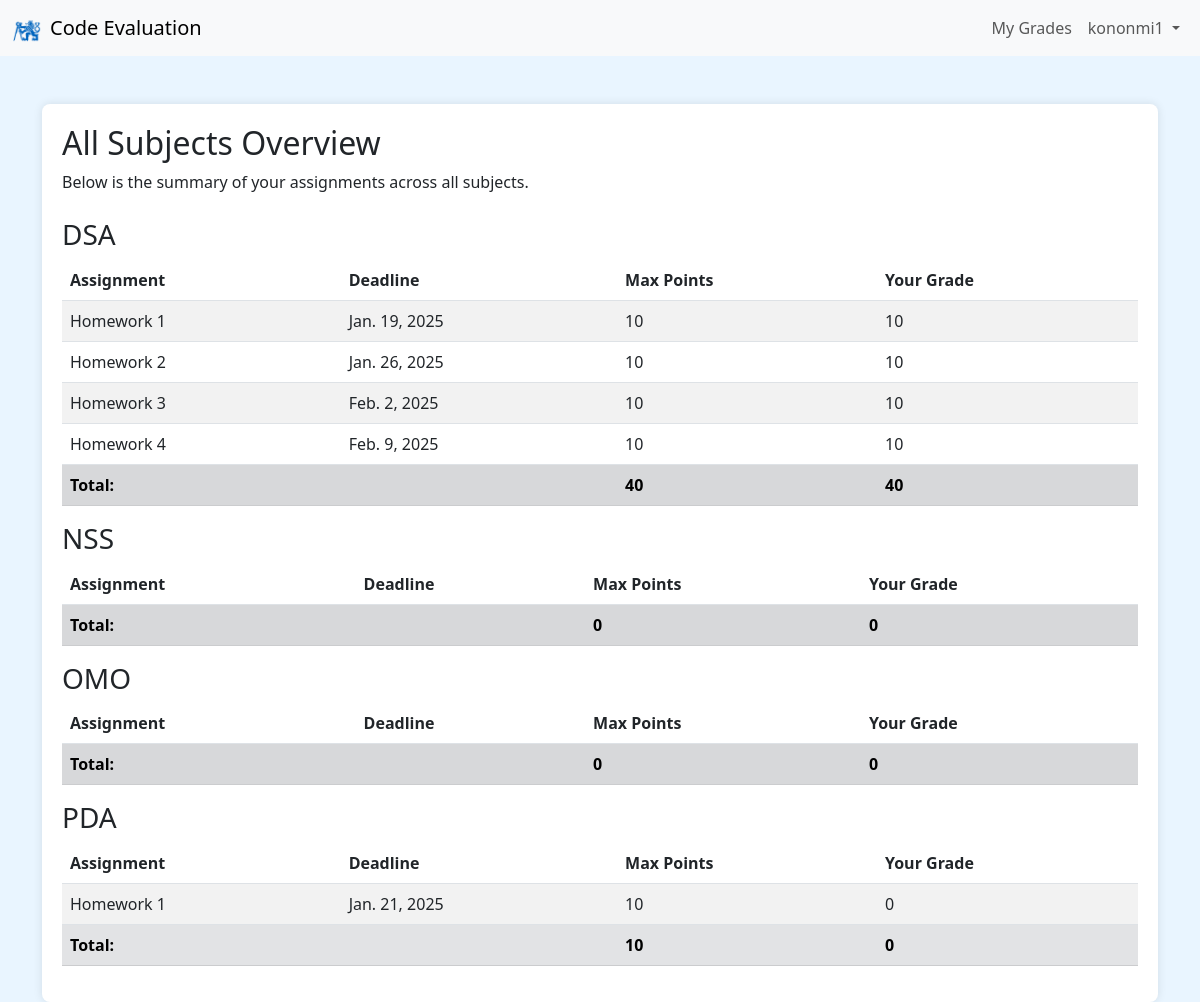
Page /grades-overview/ (signed in) on the committed database.
### upload/models.py (models this page shows, shortened)
class Subject(models.Model):
    name = models.CharField(max_length=100)
    description = models.TextField()

class Assignment(models.Model):
    subject = models.ForeignKey(Subject, on_delete=models.CASCADE, related_name='assignments')
    name = models.CharField(max_length=100)
    description = models.TextField()
    deadline = models.DateField()
    number = models.PositiveIntegerField()
    max_points = models.PositiveIntegerField(default=10, help_text="Maximum points for this assignment.")
    max_uploads = models.PositiveIntegerField(default=20, help_text="Maximum number of downloads for a student.")

### upload/views.py (the view)
# urls.py: path('grades-overview/', views.grades_overview, name='grades_overview'),
@login_required
def grades_overview(request):
    user = request.user
    subjects = Subject.objects.all().order_by('name')
    subject_data = []
    for subj in subjects:
        assignment_rows = []
        total_subject_max = 0
        total_subject_user = 0
        for asg in subj.assignments.all().order_by('deadline'):
            docs = asg.documents.filter(user=user)
            best_doc = docs.order_by('-grade').first()
            user_grade = 0
            if best_doc:
                user_grade = best_doc.grade
            assignment_rows.append({
                'assignment': asg,
                'deadline': asg.deadline,
                'max_points': asg.max_points,
                'user_grade': user_grade,
            })
            total_subject_max += asg.max_points
            total_subject_user += user_grade
        subject_data.append({
            'subject': subj,
            'assignments': assignment_rows,
            'subject_max': total_subject_max,
            'subject_user': total_subject_user,
        })
    return render(request, 'upload/grades_overview.html', {
        'subject_data': subject_data,
    })

### upload/context_processors.py (called while the page is built)
def is_teacher_context(request):
    if request.user.is_authenticated:
        is_teacher_flag = request.user.is_superuser or request.user.groups.filter(name="Teachers").exists()
    else:
        is_teacher_flag = False
    return {
        'is_teacher_flag': is_teacher_flag
    }

### upload/templates/upload/grades_overview.html
{% extends 'upload/base.html' %}
{% load crispy_forms_tags %}
{% block content %}
<div class="content-container">
    <h2>All Subjects Overview</h2>
    <p class="mb-4">Below is the summary of your assignments across all subjects.</p>
    {% for subject_info in subject_data %}
        <h3>{{ subject_info.subject.name }}</h3>
        <table class="table table-striped">
            <thead>
                <tr>
                    <th>Assignment</th>
                    <th>Deadline</th>
                    <th>Max Points</th>
                    <th>Your Grade</th>
                </tr>
            </thead>
            <tbody>
                {% for row in subject_info.assignments %}
                <tr>
                    <td>{{ row.assignment.name }}</td>
                    <td>{{ row.deadline }}</td>
                    <td>{{ row.max_points }}</td>
                    <td>{{ row.user_grade }}</td>
                </tr>
                {% endfor %}
                <tr class="table-secondary">
                    <td colspan="2"><strong>Total:</strong></td>
                    <td><strong>{{ subject_info.subject_max }}</strong></td>
                    <td><strong>{{ subject_info.subject_user }}</strong></td>
                </tr>
            </tbody>
        </table>
    {% endfor %}
</div>
{% endblock %}

### upload/templates/upload/base.html (shortened to what this page needs)
{% load crispy_forms_tags static %}
<!DOCTYPE html>
<html lang="en">
<head>
    <link href="https://cdn.jsdelivr.net/npm/bootstrap@5.3.0/dist/css/bootstrap.min.css" rel="stylesheet">
</head>
<body>
    <nav class="navbar navbar-expand-lg navbar-light bg-light">
        <div class="container-fluid">
            <a class="navbar-brand d-flex align-items-center" href="{% url 'upload:subject_list' %}">
                <img src="{% static 'CVUT_znak.png' %}" alt="Logo" width="30" height="30" class="d-inline-block align-text-top me-2">
                Code Evaluation
            </a>
            <div class="collapse navbar-collapse" id="navbarNav">
                <ul class="navbar-nav ms-auto">
                    {% if user.is_authenticated %}
                        <li class="nav-item">
                            <a class="nav-link" href="{% url 'upload:grades_overview' %}">My Grades</a>
                        </li>
                        <li class="nav-item dropdown">
                            <a class="nav-link dropdown-toggle" href="#" id="userDropdown" role="button" data-bs-toggle="dropdown" aria-expanded="false">
                                {{ user.username }}
                            </a>
                        </li>
                    {% endif %}
                </ul>
            </div>
        </div>
    </nav>
    <div class="container mt-5">
        {% block content %}
        {% endblock %}
    </div>
</body>
</html>

### upload/templates/upload/base.html (style rules this page uses)
body { background-color: #e9f5ff; }
.content-container { background-color: white; padding: 20px; border-radius: 8px; box-shadow: 0 0 10px rgba(0, 0, 0, 0.1); }

### rows in the picture
Subject: subject.name "DSA", subject_max "40", subject_user "40"
Assignment: assignment.name "Homework 1", deadline "Jan. 19, 2025", max_points "10", user_grade "10"
Assignment: assignment.name "Homework 2", deadline "Jan. 26, 2025", max_points "10", user_grade "10"
Assignment: assignment.name "Homework 3", deadline "Feb. 2, 2025", max_points "10", user_grade "10"
Assignment: assignment.name "Homework 4", deadline "Feb. 9, 2025", max_points "10", user_grade "10"
Subject: subject.name "NSS", subject_max "0", subject_user "0"
Subject: subject.name "OMO", subject_max "0", subject_user "0"
Subject: subject.name "PDA", subject_max "10", subject_user "0"
Assignment: assignment.name "Homework 1", deadline "Jan. 21, 2025", max_points "10", user_grade "0"

### other values in the picture
{{ user.username }} "kononmi1"
